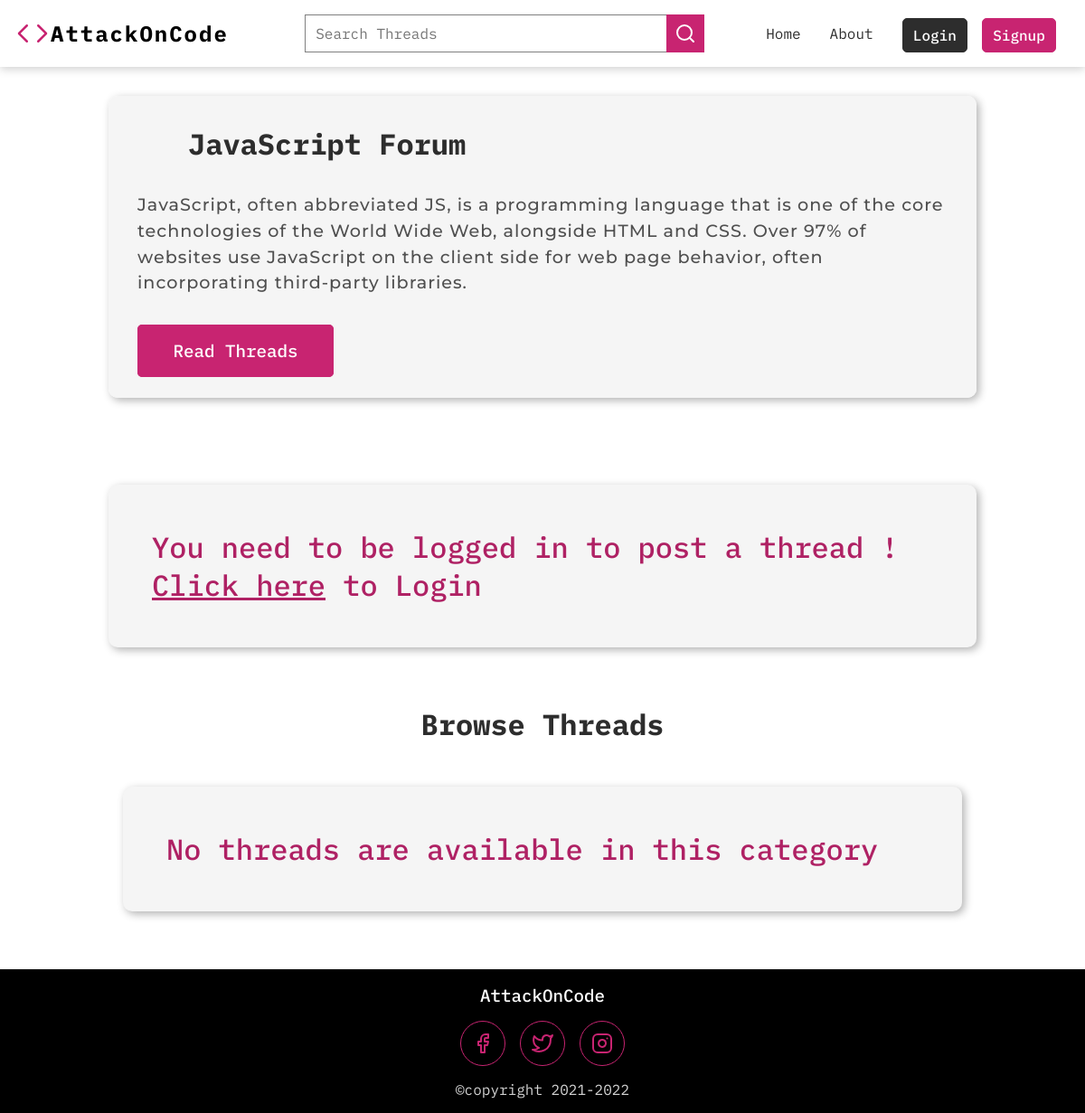
The page /thread-list.php?category_id=3 on the database its author committed.
### tables this page shows
CREATE TABLE `categories` (
  `category_id` int(11) NOT NULL,
  `category_name` varchar(255) NOT NULL,
  `category_description` text NOT NULL,
  `category_createdat` datetime NOT NULL DEFAULT current_timestamp()
);

### thread-list.php (the view, shortened to what this page needs)
<?php
    require "./partials/_connection.php";
    $category_id = $_GET['category_id'];
    $stmt =  $mysqli->prepare("SELECT * FROM `categories` WHERE category_id = ?");
    $stmt->bind_param("i", $category_id);
    $stmt->execute();
    $categoryFetchingResult = $stmt->get_result();
    $categoryFetchingArray = mysqli_fetch_assoc($categoryFetchingResult);
    $thread_title = $thread_description = $errorMsgTitle = $errorMsgDesc = $user_id = "";
    $stmt =  $mysqli->prepare("SELECT * FROM `threads` WHERE thread_cat_id = ?");
    $stmt->bind_param("i", $category_id);
    $stmt->execute();
    $threadsFetchingResult = $stmt->get_result();
    $threadsFetchingArray = mysqli_fetch_all($threadsFetchingResult, MYSQLI_ASSOC);
?>
<!DOCTYPE html>
<html lang="en">
<head>
    <link rel="stylesheet" href="./css/navbar.css">
    <link rel="stylesheet" href="./css/footer.css">
    <link rel="stylesheet" href="./css/thread-list.css">
</head>
<body>
    <?php include "./partials/_navbar.php" ?>
    <main class="thread-list-section">
        <div class="category-container">
            <div class="category">
                    <h2 class="category__heading">
                        <?php echo htmlspecialchars
                    ($categoryFetchingArray['category_name']) ?> Forum</h2>
                    <div class="category--padding">
                            <p class="category__description text"><?php echo htmlspecialchars($categoryFetchingArray['category_description']) ?></p>
                            <a class="category__btn" href="#threadlist">Read Threads</a>
                    </div>
            </div>
        </div>
        <?php if(isset($_SESSION['loggedin'])): ?>
        <section class="post-thread">
            <h2 class="post-thread-heading">Post a Thread</h2>
            <div class="post-thread-container">
                <form action="<?php echo htmlspecialchars($_SERVER['REQUEST_URI']) ?>" method="POST" class="post-thread-form">
                    <input type="text" name="thread_title" placeholder="Thread Title" class="thread-title" value="<?php echo htmlspecialchars($thread_title)?>">
                    <span class="mb-2"><?php echo htmlspecialchars($errorMsgTitle) ?></span>
                    <textarea name="thread_description" placeholder="Thread Description" class="thread-description" id="thread_description" cols="30" rows="10" value="<?php echo htmlspecialchars($thread_description)?>"></textarea>
                    <span class="mb-2"><?php echo htmlspecialchars($errorMsgDesc) ?></span>
                    <textarea style="margin-bottom: 2rem;" name="thread_code" placeholder="Paste code here" class="thread-code" id="thread_code" cols="30" rows="10" value="<?php echo htmlspecialchars($thread_description)?>"></textarea>
                    <input type="submit" value="Post Thread" name="postThread" class="post-thread-btn">
                </form>
            </div>
        </section>
        <?php else: ?>
        <section id="nothing">
            <div class="nothing-box">
                <p>You need to be logged in to post a thread ! <a style="text-decoration: underline; cursor: pointer;" href="login.php">Click here</a> to Login</p>
            </div>
        </section>
        <?php endif; ?>
        <section id="threadlist">
            <h2 class="threadlist-heading">Browse Threads</h2>
            <div class="threadlist-container">
                <?php if($threadsFetchingArray): ?>
                <?php foreach($threadsFetchingArray as $threads => $thread): ?>
                <?php
                    $thread_id = $thread['thread_id'];
                    $stmt =  $mysqli->prepare("SELECT COUNT(*) FROM `comments` WHERE thread_id = ?");
                    $stmt->bind_param("i", $thread_id);
                    $stmt->execute();
                    $countingCommentsResult = $stmt->get_result();
                    $commentCount = mysqli_fetch_array($countingCommentsResult);
                ?>
                <a class="thread" href="thread.php?thread_id=<?php echo htmlspecialchars($thread['thread_id']) ?>">
                    <h3 class="thread-heading"><?php echo htmlspecialchars($thread['thread_title']) ?></h3>
                    <div class="btn-info-container">
                        <p class="thread-desc text"><?php echo substr(htmlspecialchars($thread['thread_desc']), 0, 250) ?>......</p>
                        <!-- <div class="likes">
                            <span>3 likes</span>
                            <button><svg xmlns="http://www.w3.org/2000/svg" width="24" height="24" viewBox="0 0 24 24" fill="none" stroke="currentColor" stroke-width="2" stroke-linecap="round" stroke-linejoin="round" class="feather feather-thumbs-up"><path d="M14 9V5a3 3 0 0 0-3-3l-4 9v11h11.28a2 2 0 0 0 2-1.7l1.38-9a2 2 0 0 0-2-2.3zM7 22H4a2 2 0 0 1-2-2v-7a2 2 0 0 1 2-2h3"></path></svg></button>
                        </div> -->
                        <div class="number-of-threads">
                            <span><?php echo htmlspecialchars($commentCount[0]); ?> comments</span>
                            <svg xmlns="http://www.w3.org/2000/svg" width="24" height="24" viewBox="0 0 24 24" fill="#af2164" stroke="currentColor" stroke-width="2" stroke-linecap="round" stroke-linejoin="round" class="feather feather-message-square"><path d="M21 15a2 2 0 0 1-2 2H7l-4 4V5a2 2 0 0 1 2-2h14a2 2 0 0 1 2 2z"></path></svg>
                        </div>
                    </div>
                </a>
                <?php endforeach; ?>
                <?php else: ?>
                    <section id="nothing">
                        <div class="nothing-box">
                            <p>No threads are available in this category</p>
                        </div>
                   </section>
                <?php endif;?>
            </div>
        </section>
    </main>
    <?php include "./partials/_footer.php" ?>
</body>
</html>

### css/navbar.css (style rules this page uses)
:root { --menu: #eeecec; --nav-bg: #ffffff; --nav-brand: black; --black: #2d2d2d; --gray: gray; --lightgray: lightgray; --red-2:#af2164; --red-1: #c82471; --veryDarkBlue: #06283D; --darkBlue: #1363DF; --lightBlue: #40a3e6; --veryLightBlue: #DFF6FF; --bg: #1f293a; --card-bg: hwb(0 96% 4%); --text: #505050; --validation: #af2164; --bs: 3px 3px 10px rgba(0, 0, 0, 0.3); --bsh: 4px 4px 10px rgba(0, 0, 0, 0.4); --placeholder: #2d2d2d; }
.text { font-family: 'Montserrat', sans-serif; font-weight: 500 !important; letter-spacing: 1px; line-height: 1.5; }
*, *::before, *::after { margin: 0; padding: 0; box-sizing: inherit; text-decoration: none; list-style: none; }
a { all: unset; }
html { box-sizing: border-box; scroll-behavior: smooth; }
body { font-family: 'IBM Plex Mono', monospace; min-height: 100vh; display: flex; flex-direction: column; }

### css/thread-list.css (style rules this page uses)
.category-container, .post-thread, #threadlist, #nothing { padding: 2rem 1rem; max-width: 992px; margin: 0 auto; }
body { background-color: var(--nav-bg); }
.category { margin-bottom: 2rem; border-radius: 10px; box-shadow: var(--bs); -webkit-border-radius: 10px; -moz-border-radius: 10px; -ms-border-radius: 10px; -o-border-radius: 10px; }
.category__heading { background-color: var(--card-bg); color: var(--black); border-top-left-radius: 10px; border-top-right-radius: 10px; padding: 2rem !important; display: flex; align-items: center; }
.category__description { margin-bottom: 3rem; color: var(--text); }
.category--padding { padding: 0 2rem 2.5rem 2rem; background-color: var(--card-bg); border-bottom-left-radius: 10px; border-bottom-right-radius: 10px; }
.category__btn { background-color: var(--red-1); font-weight: 500; color: var(--nav-bg); border-radius: 5px; border: 1px solid var(--red-1); padding: 0.8em 2em; font-size: 1.4rem; -webkit-border-radius: 5px; -moz-border-radius: 5px; -ms-border-radius: 5px; -o-border-radius: 5px; cursor: pointer; transition: color 100ms, background-color 200ms; -webkit-transition: color 100ms, background-color 200ms; -moz-transition: color 100ms, background-color 200ms; -ms-transition: color 100ms, background-color 200ms; -o-transition: color 100ms, background-color 200ms; }
@media screen and (min-width: 1100px) { .category__heading { font-size: 2rem; padding: 2rem; } }
@media screen and (min-width: 1100px) { .category__description { font-size: 1.2rem; } }
@media screen and (min-width: 1100px) { .category__btn { font-size: 1.2rem; } }
.nothing-box { padding: 2rem; font-size: 2rem; background-color: var(--card-bg); color: var(--red-2); font-weight: 500; border-radius: 10px; -webkit-border-radius: 10px; -moz-border-radius: 10px; -ms-border-radius: 10px; -o-border-radius: 10px; box-shadow: var(--bs); }
@media screen and (min-width: 1100px) { .nothing-box { padding: 3rem; } }
.threadlist-heading { text-align: center; color: var(--black); margin-bottom: 1rem; }
@media screen and (min-width: 1100px) { .threadlist-heading { font-size: 2rem; } }

### rows shown on the page
categories: category_name "JavaScript", category_description "JavaScript, often abbreviated JS, is a programming language that is one of the core technologies of the World Wide Web, alongside HTML and CSS. Over 97% of websites use JavaScript on the client side for web page behavior, often incorporating third-party libraries."
